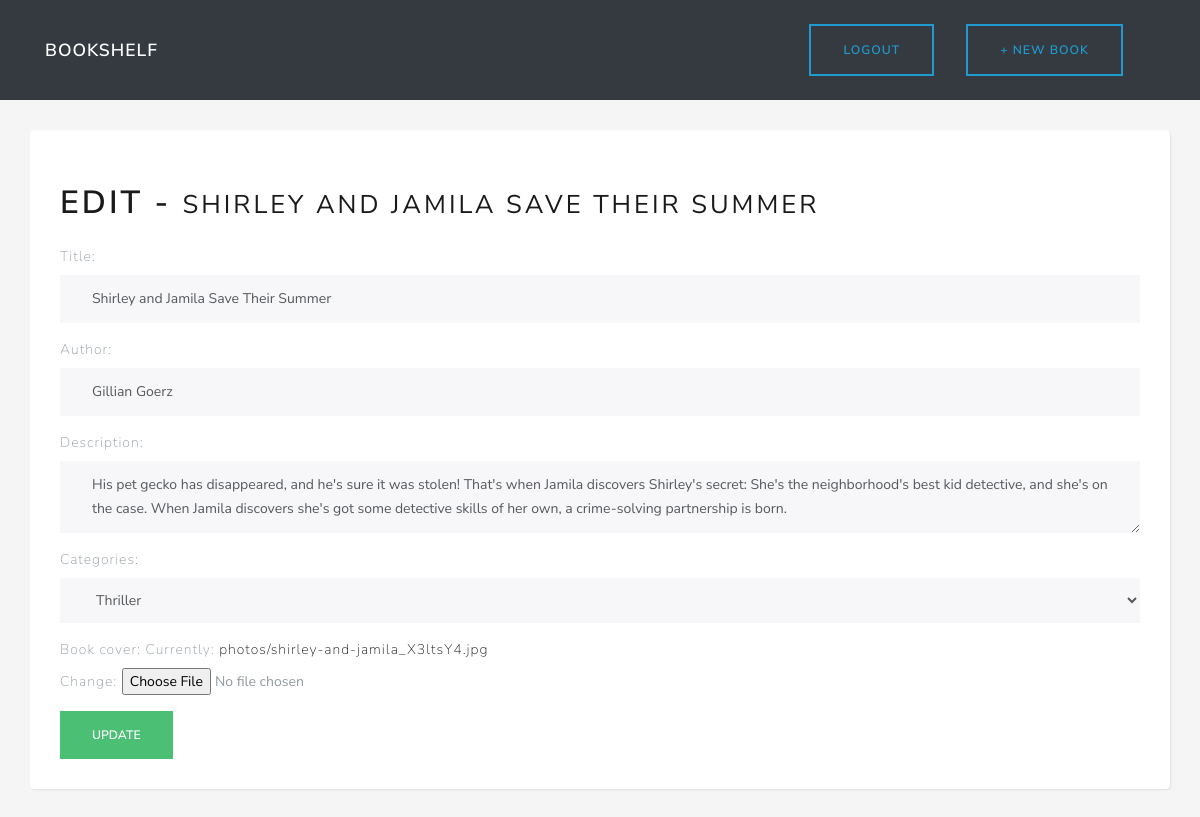
Page /book/edit/3 (signed in) on the committed database.
### shelf/models.py (models this page shows, shortened)
class Book(models.Model):
    title = models.CharField(max_length=100)
    author = models.CharField(max_length=250)
    description = models.TextField(max_length=1000)
    publication_date = models.DateTimeField(auto_now_add=True)
    book_cover = models.ImageField(upload_to='photos/')
    categories = models.CharField(max_length=20, choices=BOOK_CATEGORIES)
    archived = models.BooleanField(default=False)
    class Meta:
        ordering = ['archived']

### shelf/views.py (the view)
# urls.py: path('book/edit/<int:pk>', EditBookView.as_view(), name='edit'),
class EditBookView(LoginRequiredMixin, UpdateView):
    context_object_name = 'form'
    form_class = EditBook
    model = Book
    success_url = reverse_lazy("book:list")
    template_name = "shelf/add_book.html"

### shelf/forms.py
class EditBook(forms.ModelForm):
    def __init__(self, *args, **kwargs):
        super(EditBook, self).__init__(*args, **kwargs)
        self.fields['title'].widget.attrs = {
            'class': 'form-control input-lg'
        }
        self.fields['author'].widget.attrs = {
            'class': 'form-control'
        }
        self.fields['categories'].widget.attrs = {
            'class': 'form-control'
        }
        self.fields['description'].widget.attrs = {
            'class': 'form-control'
        }
    class Meta:
        model = Book
        fields = ('title', 'author', 'description', 'categories', 'book_cover')

### shelf/templates/shelf/add_book.html (shortened to what this page needs)
{% extends "base.html" %}
{% load static %}
{% load crispy_forms_tags %}
{% block content %}
    <h1 class="my-4">{% if request.path == '/new' %} New Book {% else %} Edit - {% endif %}
        {% if request.path != '/new' %}<small>{{ form.title.value }}</small>{% endif %}
    </h1>
    <div class="row">
        <div class="col-12">
            <form method="post" enctype="multipart/form-data">
                {% for field in form %}
                    <div class="form-group">
                        {{ field.label_tag }}
                        {{ field }}
                    </div>
                {% endfor %}
                <input type="submit" {% if request.path == '/new' %} value="Add" {% else %} value="Update" {% endif %} class="btn btn-success"/>
            </form>
        </div>
    </div>
{% endblock %}

### templates/base.html (style rules this page uses)
body { background: whitesmoke }

### rows in the picture
Book: title.value "SHIRLEY AND JAMILA SAVE THEIR SUMMER", form "Shirley and Jamila Save Their Summer" "Gillian Goerz" "His pet gecko has disappeared, and he's sure it was stolen! That's when Jamila discovers Shirley's secret: She's the neighborhood's best kid detective, and she's on the case. When Jamila discovers she's got some detective skills of her own, a crime-solving partnership is born." "Thriller"

### other values in the picture
{{ field.label_tag }} "Title:" "Author:" "Description:" "Categories:" "Book cover:"
